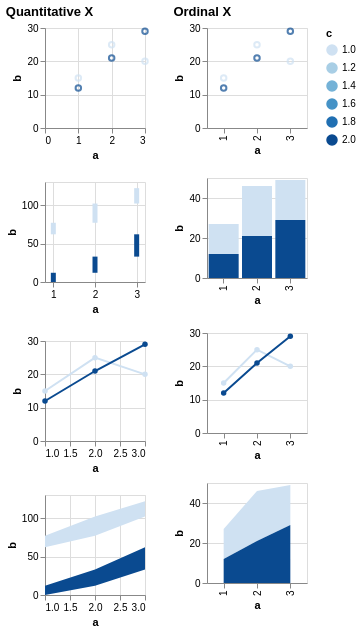

Specify this chart in Vega-Lite:
### Vega specification from a JSON file in a GitHub repository (floating-point values rounded to 4 significant figures)
{"$schema": "https://vega.github.io/schema/vega/v5.json", "description": "Testing invalid", "background": "white", "padding": 5, "data": [{"name": "source_0", "values": [{"a": 1, "b": 15, "c": 1}, {"a": 2, "b": 25, "c": 1}, {"a": 3, "b": 20, "c": 1}, {"a": 1, "b": 12, "c": 2}, {"a": 2, "b": 21, "c": 2}, {"a": 3, "b": 29, "c": 2}, {"a": 1, "b": 8, "c": null}, {"a": 2, "b": 31, "c": null}, {"a": 3, "b": 49, "c": null}]}, {"name": "data_0", "source": "source_0", "transform": [{"type": "formula", "expr": "toNumber(datum[\"a\"])", "as": "a"}]}, {"name": "data_1", "source": "data_0", "transform": [{"type": "filter", "expr": "isValid(datum[\"a\"]) && isFinite(+datum[\"a\"]) && isValid(datum[\"b\"]) && isFinite(+datum[\"b\"]) && isValid(datum[\"c\"]) && isFinite(+datum[\"c\"])"}]}, {"name": "data_2", "source": "data_0", "transform": [{"type": "stack", "groupby": [], "field": "b", "sort": {"field": ["c"], "order": ["descending"]}, "as": ["b_start", "b_end"], "offset": "zero"}, {"type": "filter", "expr": "isValid(datum[\"a\"]) && isFinite(+datum[\"a\"]) && isValid(datum[\"b\"]) && isFinite(+datum[\"b\"]) && isValid(datum[\"c\"]) && isFinite(+datum[\"c\"])"}]}, {"name": "data_3", "source": "data_0", "transform": [{"type": "stack", "groupby": [], "field": "b", "sort": {"field": ["c"], "order": ["descending"]}, "as": ["b_start", "b_end"], "offset": "zero"}, {"type": "filter", "expr": "isValid(datum[\"a\"]) && isFinite(+datum[\"a\"]) && isValid(datum[\"b\"]) && isFinite(+datum[\"b\"]) && isValid(datum[\"c\"]) && isFinite(+datum[\"c\"])"}]}, {"name": "data_4", "source": "data_0", "transform": [{"type": "filter", "expr": "isValid(datum[\"b\"]) && isFinite(+datum[\"b\"]) && isValid(datum[\"c\"]) && isFinite(+datum[\"c\"])"}]}, {"name": "data_5", "source": "data_0", "transform": [{"type": "stack", "groupby": ["a"], "field": "b", "sort": {"field": ["c"], "order": ["descending"]}, "as": ["b_start", "b_end"], "offset": "zero"}, {"type": "filter", "expr": "isValid(datum[\"b\"]) && isFinite(+datum[\"b\"]) && isValid(datum[\"c\"]) && isFinite(+datum[\"c\"])"}]}, {"name": "data_6", "source": "data_0", "transform": [{"type": "impute", "field": "b", "groupby": ["c"], "key": "a", "method": "value", "value": 0}, {"type": "stack", "groupby": ["a"], "field": "b", "sort": {"field": ["c"], "order": ["descending"]}, "as": ["b_start", "b_end"], "offset": "zero"}, {"type": "filter", "expr": "isValid(datum[\"b\"]) && isFinite(+datum[\"b\"]) && isValid(datum[\"c\"]) && isFinite(+datum[\"c\"])"}]}], "signals": [{"name": "childWidth", "value": 100}, {"name": "concat_0_childHeight", "value": 100}, {"name": "concat_1_childHeight", "value": 100}], "layout": {"padding": 20, "bounds": "full", "align": "each"}, "marks": [{"type": "group", "name": "concat_0_group", "title": {"text": "Quantitative X", "anchor": "start"}, "layout": {"padding": 20, "columns": 1, "bounds": "full", "align": "each"}, "marks": [{"type": "group", "name": "concat_0_concat_0_group", "style": "cell", "encode": {"update": {"width": {"signal": "childWidth"}, "height": {"signal": "concat_0_childHeight"}}}, "marks": [{"name": "concat_0_concat_0_marks", "type": "symbol", "style": ["point"], "from": {"data": "data_1"}, "encode": {"update": {"opacity": {"value": 0.7}, "fill": {"value": "transparent"}, "stroke": {"scale": "color", "field": "c"}, "tooltip": {"signal": "{\"a\": format(datum[\"a\"], \"\"), \"b\": format(datum[\"b\"], \"\"), \"c\": format(datum[\"c\"], \"\")}"}, "ariaRoleDescription": {"value": "point"}, "description": {"signal": "\"a: \" + (format(datum[\"a\"], \"\")) + \"; b: \" + (format(datum[\"b\"], \"\")) + \"; c: \" + (format(datum[\"c\"], \"\"))"}, "x": {"scale": "concat_0_concat_0_x", "field": "a"}, "y": {"scale": "concat_0_concat_0_y", "field": "b"}}}}], "axes": [{"scale": "concat_0_concat_0_x", "orient": "bottom", "gridScale": "concat_0_concat_0_y", "grid": true, "tickCount": {"signal": "ceil(childWidth/40)"}, "domain": false, "labels": false, "aria": false, "maxExtent": 0, "minExtent": 0, "ticks": false, "zindex": 0}, {"scale": "concat_0_concat_0_y", "orient": "left", "gridScale": "concat_0_concat_0_x", "grid": true, "tickCount": {"signal": "ceil(concat_0_childHeight/40)"}, "domain": false, "labels": false, "aria": false, "maxExtent": 0, "minExtent": 0, "ticks": false, "zindex": 0}, {"scale": "concat_0_concat_0_x", "orient": "bottom", "grid": false, "title": "a", "labelFlush": true, "labelOverlap": true, "tickCount": {"signal": "ceil(childWidth/40)"}, "zindex": 0}, {"scale": "concat_0_concat_0_y", "orient": "left", "grid": false, "title": "b", "labelOverlap": true, "tickCount": {"signal": "ceil(concat_0_childHeight/40)"}, "zindex": 0}]}, {"type": "group", "name": "concat_0_concat_1_group", "style": "cell", "encode": {"update": {"width": {"signal": "childWidth"}, "height": {"signal": "concat_0_childHeight"}}}, "marks": [{"name": "concat_0_concat_1_marks", "type": "rect", "style": ["bar"], "from": {"data": "data_2"}, "encode": {"update": {"fill": {"scale": "color", "field": "c"}, "tooltip": {"signal": "{\"a\": format(datum[\"a\"], \"\"), \"b\": format(datum[\"b\"], \"\"), \"c\": format(datum[\"c\"], \"\")}"}, "ariaRoleDescription": {"value": "bar"}, "description": {"signal": "\"a: \" + (format(datum[\"a\"], \"\")) + \"; b: \" + (format(datum[\"b\"], \"\")) + \"; c: \" + (format(datum[\"c\"], \"\"))"}, "xc": {"scale": "concat_0_concat_1_x", "field": "a"}, "width": {"value": 5}, "y": {"scale": "concat_0_concat_1_y", "field": "b_end"}, "y2": {"scale": "concat_0_concat_1_y", "field": "b_start"}}}}], "axes": [{"scale": "concat_0_concat_1_x", "orient": "bottom", "gridScale": "concat_0_concat_1_y", "grid": true, "tickCount": {"signal": "ceil(childWidth/40)"}, "domain": false, "labels": false, "aria": false, "maxExtent": 0, "minExtent": 0, "ticks": false, "zindex": 0}, {"scale": "concat_0_concat_1_y", "orient": "left", "gridScale": "concat_0_concat_1_x", "grid": true, "tickCount": {"signal": "ceil(concat_0_childHeight/40)"}, "domain": false, "labels": false, "aria": false, "maxExtent": 0, "minExtent": 0, "ticks": false, "zindex": 0}, {"scale": "concat_0_concat_1_x", "orient": "bottom", "grid": false, "title": "a", "labelFlush": true, "labelOverlap": true, "tickCount": {"signal": "ceil(childWidth/40)"}, "zindex": 0}, {"scale": "concat_0_concat_1_y", "orient": "left", "grid": false, "title": "b", "labelOverlap": true, "tickCount": {"signal": "ceil(concat_0_childHeight/40)"}, "zindex": 0}]}, {"type": "group", "name": "concat_0_concat_2_group", "style": "cell", "encode": {"update": {"width": {"signal": "childWidth"}, "height": {"signal": "concat_0_childHeight"}}}, "marks": [{"name": "concat_0_concat_2_layer_0_pathgroup", "type": "group", "from": {"facet": {"name": "faceted_path_concat_0_concat_2_layer_0_main", "data": "data_1", "groupby": ["c"]}}, "encode": {"update": {"width": {"field": {"group": "width"}}, "height": {"field": {"group": "height"}}}}, "marks": [{"name": "concat_0_concat_2_layer_0_marks", "type": "line", "style": ["line"], "sort": {"field": "x"}, "from": {"data": "faceted_path_concat_0_concat_2_layer_0_main"}, "encode": {"update": {"stroke": {"scale": "color", "field": "c"}, "tooltip": {"signal": "{\"a\": format(datum[\"a\"], \"\"), \"b\": format(datum[\"b\"], \"\"), \"c\": format(datum[\"c\"], \"\")}"}, "description": {"signal": "\"a: \" + (format(datum[\"a\"], \"\")) + \"; b: \" + (format(datum[\"b\"], \"\")) + \"; c: \" + (format(datum[\"c\"], \"\"))"}, "x": {"scale": "concat_0_concat_2_x", "field": "a"}, "y": {"scale": "concat_0_concat_2_y", "field": "b"}}}}]}, {"name": "concat_0_concat_2_layer_1_marks", "type": "symbol", "style": ["point"], "from": {"data": "data_1"}, "encode": {"update": {"opacity": {"value": 1}, "fill": {"scale": "color", "field": "c"}, "tooltip": {"signal": "{\"a\": format(datum[\"a\"], \"\"), \"b\": format(datum[\"b\"], \"\"), \"c\": format(datum[\"c\"], \"\")}"}, "ariaRoleDescription": {"value": "point"}, "description": {"signal": "\"a: \" + (format(datum[\"a\"], \"\")) + \"; b: \" + (format(datum[\"b\"], \"\")) + \"; c: \" + (format(datum[\"c\"], \"\"))"}, "x": {"scale": "concat_0_concat_2_x", "field": "a"}, "y": {"scale": "concat_0_concat_2_y", "field": "b"}}}}], "axes": [{"scale": "concat_0_concat_2_x", "orient": "bottom", "gridScale": "concat_0_concat_2_y", "grid": true, "tickCount": {"signal": "ceil(childWidth/40)"}, "domain": false, "labels": false, "aria": false, "maxExtent": 0, "minExtent": 0, "ticks": false, "zindex": 0}, {"scale": "concat_0_concat_2_y", "orient": "left", "gridScale": "concat_0_concat_2_x", "grid": true, "tickCount": {"signal": "ceil(concat_0_childHeight/40)"}, "domain": false, "labels": false, "aria": false, "maxExtent": 0, "minExtent": 0, "ticks": false, "zindex": 0}, {"scale": "concat_0_concat_2_x", "orient": "bottom", "grid": false, "title": "a", "labelFlush": true, "labelOverlap": true, "tickCount": {"signal": "ceil(childWidth/40)"}, "zindex": 0}, {"scale": "concat_0_concat_2_y", "orient": "left", "grid": false, "title": "b", "labelOverlap": true, "tickCount": {"signal": "ceil(concat_0_childHeight/40)"}, "zindex": 0}]}, {"type": "group", "name": "concat_0_concat_3_group", "style": "cell", "encode": {"update": {"width": {"signal": "childWidth"}, "height": {"signal": "concat_0_childHeight"}}}, "marks": [{"name": "concat_0_concat_3_pathgroup", "type": "group", "from": {"facet": {"name": "faceted_path_concat_0_concat_3_main", "data": "data_3", "groupby": ["c"]}}, "encode": {"update": {"width": {"field": {"group": "width"}}, "height": {"field": {"group": "height"}}}}, "marks": [{"name": "concat_0_concat_3_marks", "type": "area", "style": ["area"], "sort": {"field": "x"}, "from": {"data": "faceted_path_concat_0_concat_3_main"}, "encode": {"update": {"orient": {"value": "vertical"}, "fill": {"scale": "color", "field": "c"}, "tooltip": {"signal": "{\"a\": format(datum[\"a\"], \"\"), \"b\": format(datum[\"b\"], \"\"), \"c\": format(datum[\"c\"], \"\")}"}, "description": {"signal": "\"a: \" + (format(datum[\"a\"], \"\")) + \"; b: \" + (format(datum[\"b\"], \"\")) + \"; c: \" + (format(datum[\"c\"], \"\"))"}, "x": {"scale": "concat_0_concat_3_x", "field": "a"}, "y": {"scale": "concat_0_concat_3_y", "field": "b_end"}, "y2": {"scale": "concat_0_concat_3_y", "field": "b_start"}}}}]}], "axes": [{"scale": "concat_0_concat_3_x", "orient": "bottom", "gridScale": "concat_0_concat_3_y", "grid": true, "tickCount": {"signal": "ceil(childWidth/40)"}, "domain": false, "labels": false, "aria": false, "maxExtent": 0, "minExtent": 0, "ticks": false, "zindex": 0}, {"scale": "concat_0_concat_3_y", "orient": "left", "gridScale": "concat_0_concat_3_x", "grid": true, "tickCount": {"signal": "ceil(concat_0_childHeight/40)"}, "domain": false, "labels": false, "aria": false, "maxExtent": 0, "minExtent": 0, "ticks": false, "zindex": 0}, {"scale": "concat_0_concat_3_x", "orient": "bottom", "grid": false, "title": "a", "labelFlush": true, "labelOverlap": true, "tickCount": {"signal": "ceil(childWidth/40)"}, "zindex": 0}, {"scale": "concat_0_concat_3_y", "orient": "left", "grid": false, "title": "b", "labelOverlap": true, "tickCount": {"signal": "ceil(concat_0_childHeight/40)"}, "zindex": 0}]}]}, {"type": "group", "name": "concat_1_group", "title": {"text": "Ordinal X", "anchor": "start"}, "layout": {"padding": 20, "columns": 1, "bounds": "full", "align": "each"}, "marks": [{"type": "group", "name": "concat_1_concat_0_group", "style": "cell", "encode": {"update": {"width": {"signal": "childWidth"}, "height": {"signal": "concat_1_childHeight"}}}, "marks": [{"name": "concat_1_concat_0_marks", "type": "symbol", "style": ["point"], "from": {"data": "data_4"}, "encode": {"update": {"opacity": {"value": 0.7}, "fill": {"value": "transparent"}, "stroke": {"scale": "color", "field": "c"}, "tooltip": {"signal": "{\"a\": isValid(datum[\"a\"]) ? datum[\"a\"] : \"\"+datum[\"a\"], \"b\": format(datum[\"b\"], \"\"), \"c\": format(datum[\"c\"], \"\")}"}, "ariaRoleDescription": {"value": "point"}, "description": {"signal": "\"a: \" + (isValid(datum[\"a\"]) ? datum[\"a\"] : \"\"+datum[\"a\"]) + \"; b: \" + (format(datum[\"b\"], \"\")) + \"; c: \" + (format(datum[\"c\"], \"\"))"}, "x": {"scale": "concat_1_concat_0_x", "field": "a"}, "y": {"scale": "concat_1_concat_0_y", "field": "b"}}}}], "axes": [{"scale": "concat_1_concat_0_y", "orient": "left", "gridScale": "concat_1_concat_0_x", "grid": true, "tickCount": {"signal": "ceil(concat_1_childHeight/40)"}, "domain": false, "labels": false, "aria": false, "maxExtent": 0, "minExtent": 0, "ticks": false, "zindex": 0}, {"scale": "concat_1_concat_0_x", "orient": "bottom", "grid": false, "title": "a", "labelAlign": "right", "labelAngle": 270, "labelBaseline": "middle", "zindex": 0}, {"scale": "concat_1_concat_0_y", "orient": "left", "grid": false, "title": "b", "labelOverlap": true, "tickCount": {"signal": "ceil(concat_1_childHeight/40)"}, "zindex": 0}]}, {"type": "group", "name": "concat_1_concat_1_group", "style": "cell", "encode": {"update": {"width": {"signal": "childWidth"}, "height": {"signal": "concat_1_childHeight"}}}, "marks": [{"name": "concat_1_concat_1_marks", "type": "rect", "style": ["bar"], "from": {"data": "data_5"}, "encode": {"update": {"fill": {"scale": "color", "field": "c"}, "tooltip": {"signal": "{\"a\": isValid(datum[\"a\"]) ? datum[\"a\"] : \"\"+datum[\"a\"], \"b\": format(datum[\"b\"], \"\"), \"c\": format(datum[\"c\"], \"\")}"}, "ariaRoleDescription": {"value": "bar"}, "description": {"signal": "\"a: \" + (isValid(datum[\"a\"]) ? datum[\"a\"] : \"\"+datum[\"a\"]) + \"; b: \" + (format(datum[\"b\"], \"\")) + \"; c: \" + (format(datum[\"c\"], \"\"))"}, "x": {"scale": "concat_1_concat_1_x", "field": "a"}, "width": {"signal": "max(0.25, bandwidth('concat_1_concat_1_x'))"}, "y": {"scale": "concat_1_concat_1_y", "field": "b_end"}, "y2": {"scale": "concat_1_concat_1_y", "field": "b_start"}}}}], "axes": [{"scale": "concat_1_concat_1_y", "orient": "left", "gridScale": "concat_1_concat_1_x", "grid": true, "tickCount": {"signal": "ceil(concat_1_childHeight/40)"}, "domain": false, "labels": false, "aria": false, "maxExtent": 0, "minExtent": 0, "ticks": false, "zindex": 0}, {"scale": "concat_1_concat_1_x", "orient": "bottom", "grid": false, "title": "a", "labelAlign": "right", "labelAngle": 270, "labelBaseline": "middle", "zindex": 0}, {"scale": "concat_1_concat_1_y", "orient": "left", "grid": false, "title": "b", "labelOverlap": true, "tickCount": {"signal": "ceil(concat_1_childHeight/40)"}, "zindex": 0}]}, {"type": "group", "name": "concat_1_concat_2_group", "style": "cell", "encode": {"update": {"width": {"signal": "childWidth"}, "height": {"signal": "concat_1_childHeight"}}}, "marks": [{"name": "concat_1_concat_2_layer_0_pathgroup", "type": "group", "from": {"facet": {"name": "faceted_path_concat_1_concat_2_layer_0_main", "data": "data_4", "groupby": ["c"]}}, "encode": {"update": {"width": {"field": {"group": "width"}}, "height": {"field": {"group": "height"}}}}, "marks": [{"name": "concat_1_concat_2_layer_0_marks", "type": "line", "style": ["line"], "sort": {"field": "x"}, "from": {"data": "faceted_path_concat_1_concat_2_layer_0_main"}, "encode": {"update": {"stroke": {"scale": "color", "field": "c"}, "tooltip": {"signal": "{\"a\": isValid(datum[\"a\"]) ? datum[\"a\"] : \"\"+datum[\"a\"], \"b\": format(datum[\"b\"], \"\"), \"c\": format(datum[\"c\"], \"\")}"}, "description": {"signal": "\"a: \" + (isValid(datum[\"a\"]) ? datum[\"a\"] : \"\"+datum[\"a\"]) + \"; b: \" + (format(datum[\"b\"], \"\")) + \"; c: \" + (format(datum[\"c\"], \"\"))"}, "x": {"scale": "concat_1_concat_2_x", "field": "a"}, "y": {"scale": "concat_1_concat_2_y", "field": "b"}}}}]}, {"name": "concat_1_concat_2_layer_1_marks", "type": "symbol", "style": ["point"], "from": {"data": "data_4"}, "encode": {"update": {"opacity": {"value": 1}, "fill": {"scale": "color", "field": "c"}, "tooltip": {"signal": "{\"a\": isValid(datum[\"a\"]) ? datum[\"a\"] : \"\"+datum[\"a\"], \"b\": format(datum[\"b\"], \"\"), \"c\": format(datum[\"c\"], \"\")}"}, "ariaRoleDescription": {"value": "point"}, "description": {"signal": "\"a: \" + (isValid(datum[\"a\"]) ? datum[\"a\"] : \"\"+datum[\"a\"]) + \"; b: \" + (format(datum[\"b\"], \"\")) + \"; c: \" + (format(datum[\"c\"], \"\"))"}, "x": {"scale": "concat_1_concat_2_x", "field": "a"}, "y": {"scale": "concat_1_concat_2_y", "field": "b"}}}}], "axes": [{"scale": "concat_1_concat_2_y", "orient": "left", "gridScale": "concat_1_concat_2_x", "grid": true, "tickCount": {"signal": "ceil(concat_1_childHeight/40)"}, "domain": false, "labels": false, "aria": false, "maxExtent": 0, "minExtent": 0, "ticks": false, "zindex": 0}, {"scale": "concat_1_concat_2_x", "orient": "bottom", "grid": false, "title": "a", "labelAlign": "right", "labelAngle": 270, "labelBaseline": "middle", "zindex": 0}, {"scale": "concat_1_concat_2_y", "orient": "left", "grid": false, "title": "b", "labelOverlap": true, "tickCount": {"signal": "ceil(concat_1_childHeight/40)"}, "zindex": 0}]}, {"type": "group", "name": "concat_1_concat_3_group", "style": "cell", "encode": {"update": {"width": {"signal": "childWidth"}, "height": {"signal": "concat_1_childHeight"}}}, "marks": [{"name": "concat_1_concat_3_pathgroup", "type": "group", "from": {"facet": {"name": "faceted_path_concat_1_concat_3_main", "data": "data_6", "groupby": ["c"]}}, "encode": {"update": {"width": {"field": {"group": "width"}}, "height": {"field": {"group": "height"}}}}, "marks": [{"name": "concat_1_concat_3_marks", "type": "area", "style": ["area"], "sort": {"field": "x"}, "from": {"data": "faceted_path_concat_1_concat_3_main"}, "encode": {"update": {"orient": {"value": "vertical"}, "fill": {"scale": "color", "field": "c"}, "tooltip": {"signal": "{\"a\": isValid(datum[\"a\"]) ? datum[\"a\"] : \"\"+datum[\"a\"], \"b\": format(datum[\"b\"], \"\"), \"c\": format(datum[\"c\"], \"\")}"}, "description": {"signal": "\"a: \" + (isValid(datum[\"a\"]) ? datum[\"a\"] : \"\"+datum[\"a\"]) + \"; b: \" + (format(datum[\"b\"], \"\")) + \"; c: \" + (format(datum[\"c\"], \"\"))"}, "x": {"scale": "concat_1_concat_3_x", "field": "a"}, "y": {"scale": "concat_1_concat_3_y", "field": "b_end"}, "y2": {"scale": "concat_1_concat_3_y", "field": "b_start"}}}}]}], "axes": [{"scale": "concat_1_concat_3_y", "orient": "left", "gridScale": "concat_1_concat_3_x", "grid": true, "tickCount": {"signal": "ceil(concat_1_childHeight/40)"}, "domain": false, "labels": false, "aria": false, "maxExtent": 0, "minExtent": 0, "ticks": false, "zindex": 0}, {"scale": "concat_1_concat_3_x", "orient": "bottom", "grid": false, "title": "a", "labelAlign": "right", "labelAngle": 270, "labelBaseline": "middle", "zindex": 0}, {"scale": "concat_1_concat_3_y", "orient": "left", "grid": false, "title": "b", "labelOverlap": true, "tickCount": {"signal": "ceil(concat_1_childHeight/40)"}, "zindex": 0}]}]}], "scales": [{"name": "color", "type": "linear", "domain": {"fields": [{"data": "data_1", "field": "c"}, {"data": "data_2", "field": "c"}, {"data": "data_3", "field": "c"}, {"data": "data_4", "field": "c"}, {"data": "data_5", "field": "c"}, {"data": "data_6", "field": "c"}]}, "range": "ramp", "interpolate": "hcl", "zero": false}, {"name": "concat_0_concat_0_x", "type": "linear", "domain": {"data": "data_1", "field": "a"}, "range": [0, {"signal": "childWidth"}], "nice": true, "zero": true}, {"name": "concat_0_concat_0_y", "type": "linear", "domain": {"data": "data_1", "field": "b"}, "range": [{"signal": "concat_0_childHeight"}, 0], "nice": true, "zero": true}, {"name": "concat_0_concat_1_x", "type": "linear", "domain": {"data": "data_2", "field": "a"}, "range": [0, {"signal": "childWidth"}], "nice": true, "zero": false, "padding": 5}, {"name": "concat_0_concat_1_y", "type": "linear", "domain": {"data": "data_2", "fields": ["b_start", "b_end"]}, "range": [{"signal": "concat_0_childHeight"}, 0], "nice": true, "zero": true}, {"name": "concat_0_concat_2_x", "type": "linear", "domain": {"data": "data_1", "field": "a"}, "range": [0, {"signal": "childWidth"}], "nice": true, "zero": false}, {"name": "concat_0_concat_2_y", "type": "linear", "domain": {"data": "data_1", "field": "b"}, "range": [{"signal": "concat_0_childHeight"}, 0], "nice": true, "zero": true}, {"name": "concat_0_concat_3_x", "type": "linear", "domain": {"data": "data_3", "field": "a"}, "range": [0, {"signal": "childWidth"}], "nice": true, "zero": false}, {"name": "concat_0_concat_3_y", "type": "linear", "domain": {"data": "data_3", "fields": ["b_start", "b_end"]}, "range": [{"signal": "concat_0_childHeight"}, 0], "nice": true, "zero": true}, {"name": "concat_1_concat_0_x", "type": "point", "domain": {"data": "data_4", "field": "a", "sort": true}, "range": [0, {"signal": "childWidth"}], "padding": 0.5}, {"name": "concat_1_concat_0_y", "type": "linear", "domain": {"data": "data_4", "field": "b"}, "range": [{"signal": "concat_1_childHeight"}, 0], "nice": true, "zero": true}, {"name": "concat_1_concat_1_x", "type": "band", "domain": {"data": "data_5", "field": "a", "sort": true}, "range": [0, {"signal": "childWidth"}], "paddingInner": 0.1, "paddingOuter": 0.05}, {"name": "concat_1_concat_1_y", "type": "linear", "domain": {"data": "data_5", "fields": ["b_start", "b_end"]}, "range": [{"signal": "concat_1_childHeight"}, 0], "nice": true, "zero": true}, {"name": "concat_1_concat_2_x", "type": "point", "domain": {"data": "data_4", "field": "a", "sort": true}, "range": [0, {"signal": "childWidth"}], "padding": 0.5}, {"name": "concat_1_concat_2_y", "type": "linear", "domain": {"data": "data_4", "field": "b"}, "range": [{"signal": "concat_1_childHeight"}, 0], "nice": true, "zero": true}, {"name": "concat_1_concat_3_x", "type": "point", "domain": {"data": "data_6", "field": "a", "sort": true}, "range": [0, {"signal": "childWidth"}], "padding": 0.5}, {"name": "concat_1_concat_3_y", "type": "linear", "domain": {"data": "data_6", "fields": ["b_start", "b_end"]}, "range": [{"signal": "concat_1_childHeight"}, 0], "nice": true, "zero": true}], "legends": [{"stroke": "color", "gradientLength": {"signal": "clamp(concat_0_childHeight, 64, 200)"}, "title": "c", "encode": {"gradient": {"update": {"opacity": {"value": 0.7}}}}, "fill": "color"}], "config": {"mark": {"tooltip": true}}}
